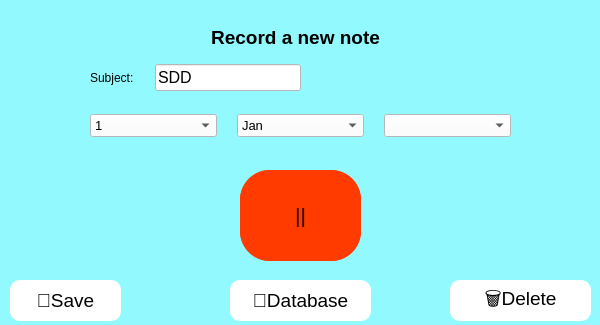
<?xml version="1.0" encoding="UTF-8"?>
<ui version="4.0">
 <class>MainWindow</class>
 <widget class="QMainWindow" name="MainWindow">
  <property name="geometry">
   <rect>
    <x>0</x>
    <y>0</y>
    <width>600</width>
    <height>325</height>
   </rect>
  </property>
  <property name="minimumSize">
   <size>
    <width>600</width>
    <height>325</height>
   </size>
  </property>
  <property name="maximumSize">
   <size>
    <width>600</width>
    <height>325</height>
   </size>
  </property>
  <property name="windowTitle">
   <string>MainWindow</string>
  </property>
  <property name="styleSheet">
   <string notr="true">background-color: rgb(146, 250, 255);</string>
  </property>
  <widget class="QWidget" name="centralwidget">
   <property name="minimumSize">
    <size>
     <width>600</width>
     <height>325</height>
    </size>
   </property>
   <property name="maximumSize">
    <size>
     <width>600</width>
     <height>325</height>
    </size>
   </property>
   <property name="mouseTracking">
    <bool>false</bool>
   </property>
   <property name="styleSheet">
    <string notr="true"/>
   </property>
   <widget class="QStackedWidget" name="stackedWidget">
    <property name="geometry">
     <rect>
      <x>0</x>
      <y>20</y>
      <width>600</width>
      <height>351</height>
     </rect>
    </property>
    <property name="minimumSize">
     <size>
      <width>600</width>
      <height>330</height>
     </size>
    </property>
    <property name="styleSheet">
     <string notr="true"/>
    </property>
    <property name="currentIndex">
     <number>0</number>
    </property>
    <widget class="QWidget" name="home_page">
     <widget class="QPushButton" name="rec_btn">
      <property name="geometry">
       <rect>
        <x>240</x>
        <y>150</y>
        <width>121</width>
        <height>91</height>
       </rect>
      </property>
      <property name="sizePolicy">
       <sizepolicy hsizetype="Expanding" vsizetype="Expanding">
        <horstretch>0</horstretch>
        <verstretch>0</verstretch>
       </sizepolicy>
      </property>
      <property name="font">
       <font>
        <pointsize>30</pointsize>
       </font>
      </property>
      <property name="styleSheet">
       <string notr="true">QPushButton {
	background-color: rgb(255, 59, 0);
	border-radius: 30px;
}

QPushButton:hover {
	background-color: rgb(210, 59, 0);
}

QPushButton:pressed {
	border: 2px black;
	border-style: inset;
}

</string>
      </property>
      <property name="text">
       <string>▶️</string>
      </property>
     </widget>
     <widget class="QPushButton" name="home_save_btn">
      <property name="geometry">
       <rect>
        <x>10</x>
        <y>260</y>
        <width>111</width>
        <height>41</height>
       </rect>
      </property>
      <property name="font">
       <font>
        <pointsize>14</pointsize>
       </font>
      </property>
      <property name="styleSheet">
       <string notr="true">QPushButton {
	border-radius: 10px;
	background-color: rgb(255, 255, 255);
}

QPushButton:pressed {
	border: 2px grey;
	border-style: inset;
}

QPushButton:hover {
	background-color: rgb(222, 222, 222);
}</string>
      </property>
      <property name="text">
       <string>📁Save</string>
      </property>
     </widget>
     <widget class="QLabel" name="home_title_lbl">
      <property name="geometry">
       <rect>
        <x>30</x>
        <y>0</y>
        <width>531</width>
        <height>34</height>
       </rect>
      </property>
      <property name="font">
       <font>
        <family>MS Shell Dlg 2</family>
        <pointsize>14</pointsize>
        <weight>75</weight>
        <bold>true</bold>
       </font>
      </property>
      <property name="text">
       <string>Record a new note</string>
      </property>
      <property name="alignment">
       <set>Qt::AlignCenter</set>
      </property>
     </widget>
     <widget class="QWidget" name="layoutWidget">
      <property name="geometry">
       <rect>
        <x>90</x>
        <y>90</y>
        <width>421</width>
        <height>31</height>
       </rect>
      </property>
      <layout class="QHBoxLayout" name="drop_down_hboxlayout">
       <property name="spacing">
        <number>20</number>
       </property>
       <property name="sizeConstraint">
        <enum>QLayout::SetMinimumSize</enum>
       </property>
       <property name="leftMargin">
        <number>0</number>
       </property>
       <item>
        <widget class="QComboBox" name="date_cbo">
         <property name="enabled">
          <bool>true</bool>
         </property>
         <property name="sizePolicy">
          <sizepolicy hsizetype="Preferred" vsizetype="Fixed">
           <horstretch>0</horstretch>
           <verstretch>0</verstretch>
          </sizepolicy>
         </property>
         <property name="font">
          <font>
           <pointsize>10</pointsize>
          </font>
         </property>
         <property name="styleSheet">
          <string notr="true">background-color: rgb(255, 255, 255);</string>
         </property>
         <item>
          <property name="text">
           <string>1</string>
          </property>
         </item>
         <item>
          <property name="text">
           <string>2</string>
          </property>
         </item>
         <item>
          <property name="text">
           <string>3</string>
          </property>
         </item>
         <item>
          <property name="text">
           <string>4</string>
          </property>
         </item>
         <item>
          <property name="text">
           <string>5</string>
          </property>
         </item>
         <item>
          <property name="text">
           <string>6</string>
          </property>
         </item>
         <item>
          <property name="text">
           <string>7</string>
          </property>
         </item>
         <item>
          <property name="text">
           <string>8</string>
          </property>
         </item>
         <item>
          <property name="text">
           <string>9</string>
          </property>
         </item>
         <item>
          <property name="text">
           <string>10</string>
          </property>
         </item>
         <item>
          <property name="text">
           <string>11</string>
          </property>
         </item>
         <item>
          <property name="text">
           <string>12</string>
          </property>
         </item>
         <item>
          <property name="text">
           <string>13</string>
          </property>
         </item>
         <item>
          <property name="text">
           <string>14</string>
          </property>
         </item>
         <item>
          <property name="text">
           <string>15</string>
          </property>
         </item>
         <item>
          <property name="text">
           <string>16</string>
          </property>
         </item>
         <item>
          <property name="text">
           <string>17</string>
          </property>
         </item>
         <item>
          <property name="text">
           <string>18</string>
          </property>
         </item>
         <item>
          <property name="text">
           <string>19</string>
          </property>
         </item>
         <item>
          <property name="text">
           <string>20</string>
          </property>
         </item>
         <item>
          <property name="text">
           <string>21</string>
          </property>
         </item>
         <item>
          <property name="text">
           <string>22</string>
          </property>
         </item>
         <item>
          <property name="text">
           <string>23</string>
          </property>
         </item>
         <item>
          <property name="text">
           <string>24</string>
          </property>
         </item>
         <item>
          <property name="text">
           <string>25</string>
          </property>
         </item>
         <item>
          <property name="text">
           <string>26</string>
          </property>
         </item>
         <item>
          <property name="text">
           <string>26</string>
          </property>
         </item>
         <item>
          <property name="text">
           <string>27</string>
          </property>
         </item>
         <item>
          <property name="text">
           <string>28</string>
          </property>
         </item>
         <item>
          <property name="text">
           <string>29</string>
          </property>
         </item>
         <item>
          <property name="text">
           <string>30</string>
          </property>
         </item>
         <item>
          <property name="text">
           <string>31</string>
          </property>
         </item>
        </widget>
       </item>
       <item>
        <widget class="QComboBox" name="month_cbo">
         <property name="sizePolicy">
          <sizepolicy hsizetype="Preferred" vsizetype="Fixed">
           <horstretch>0</horstretch>
           <verstretch>0</verstretch>
          </sizepolicy>
         </property>
         <property name="font">
          <font>
           <pointsize>10</pointsize>
          </font>
         </property>
         <property name="styleSheet">
          <string notr="true">background-color: rgb(255, 255, 255)</string>
         </property>
         <item>
          <property name="text">
           <string>Jan</string>
          </property>
         </item>
         <item>
          <property name="text">
           <string>Feb</string>
          </property>
         </item>
         <item>
          <property name="text">
           <string>Mar</string>
          </property>
         </item>
         <item>
          <property name="text">
           <string>Apr</string>
          </property>
         </item>
         <item>
          <property name="text">
           <string>May</string>
          </property>
         </item>
         <item>
          <property name="text">
           <string>Jun</string>
          </property>
         </item>
         <item>
          <property name="text">
           <string>Jul</string>
          </property>
         </item>
         <item>
          <property name="text">
           <string>Aug</string>
          </property>
         </item>
         <item>
          <property name="text">
           <string>Sep</string>
          </property>
         </item>
         <item>
          <property name="text">
           <string>Oct</string>
          </property>
         </item>
         <item>
          <property name="text">
           <string>Nov</string>
          </property>
         </item>
         <item>
          <property name="text">
           <string>Dec</string>
          </property>
         </item>
        </widget>
       </item>
       <item>
        <widget class="QComboBox" name="year_cbo">
         <property name="font">
          <font>
           <pointsize>10</pointsize>
          </font>
         </property>
         <property name="styleSheet">
          <string notr="true">background-color: rgb(255, 255, 255)</string>
         </property>
         <property name="currentIndex">
          <number>-1</number>
         </property>
        </widget>
       </item>
      </layout>
     </widget>
     <widget class="QWidget" name="layoutWidget">
      <property name="geometry">
       <rect>
        <x>90</x>
        <y>40</y>
        <width>211</width>
        <height>36</height>
       </rect>
      </property>
      <layout class="QHBoxLayout" name="name__hboxlayout">
       <property name="spacing">
        <number>21</number>
       </property>
       <item>
        <widget class="QLabel" name="subject_lbl">
         <property name="text">
          <string>Subject:</string>
         </property>
        </widget>
       </item>
       <item>
        <widget class="QLineEdit" name="subject_txt">
         <property name="font">
          <font>
           <pointsize>12</pointsize>
          </font>
         </property>
         <property name="styleSheet">
          <string notr="true">QLineEdit {
	background-color: rgb(255, 255, 255);
}

QLineEdit:focus {
	border: 1px solid blue;
	
}</string>
         </property>
         <property name="text">
          <string>SDD</string>
         </property>
        </widget>
       </item>
      </layout>
     </widget>
     <widget class="QPushButton" name="home_delete_btn">
      <property name="geometry">
       <rect>
        <x>450</x>
        <y>260</y>
        <width>141</width>
        <height>41</height>
       </rect>
      </property>
      <property name="font">
       <font>
        <pointsize>14</pointsize>
       </font>
      </property>
      <property name="styleSheet">
       <string notr="true">QPushButton {
	border-radius: 10px;
	background-color: rgb(255, 255, 255);
}

QPushButton:pressed {
	border: 2px grey;
	border-style: inset;
}

QPushButton:hover {
	background-color: rgb(222, 222, 222);
}</string>
      </property>
      <property name="text">
       <string>🗑️Delete</string>
      </property>
     </widget>
     <widget class="QPushButton" name="home_db_btn">
      <property name="geometry">
       <rect>
        <x>230</x>
        <y>260</y>
        <width>141</width>
        <height>41</height>
       </rect>
      </property>
      <property name="font">
       <font>
        <pointsize>14</pointsize>
       </font>
      </property>
      <property name="styleSheet">
       <string notr="true">QPushButton {
	border-radius: 10px;
	background-color: rgb(255, 255, 255);
}

QPushButton:pressed {
	border: 2px grey;
	border-style: inset;
}

QPushButton:hover {
	background-color: rgb(222, 222, 222);
}</string>
      </property>
      <property name="text">
       <string>🔎Database</string>
      </property>
     </widget>
     <widget class="QPushButton" name="rec_pause_btn">
      <property name="geometry">
       <rect>
        <x>240</x>
        <y>150</y>
        <width>121</width>
        <height>91</height>
       </rect>
      </property>
      <property name="sizePolicy">
       <sizepolicy hsizetype="Expanding" vsizetype="Expanding">
        <horstretch>0</horstretch>
        <verstretch>0</verstretch>
       </sizepolicy>
      </property>
      <property name="font">
       <font>
        <pointsize>16</pointsize>
       </font>
      </property>
      <property name="styleSheet">
       <string notr="true">QPushButton {
	background-color: rgb(255, 59, 0);
	border-radius: 30px;
}

QPushButton:hover {
	background-color: rgb(210, 59, 0);
}

QPushButton:pressed {
	border: 2px black;
	border-style: inset;
}

</string>
      </property>
      <property name="text">
       <string>||</string>
      </property>
     </widget>
    </widget>
    <widget class="QWidget" name="db_page">
     <widget class="QPushButton" name="db_search_btn">
      <property name="geometry">
       <rect>
        <x>460</x>
        <y>50</y>
        <width>111</width>
        <height>31</height>
       </rect>
      </property>
      <property name="font">
       <font>
        <pointsize>14</pointsize>
       </font>
      </property>
      <property name="styleSheet">
       <string notr="true">QPushButton {
	border-radius: 10px;
	background-color: rgb(255, 255, 255);
}

QPushButton:pressed {
	border: 2px grey;
	border-style: inset;
}

QPushButton:hover {
	background-color: rgb(222, 222, 222);
}</string>
      </property>
      <property name="text">
       <string>🔎Search</string>
      </property>
     </widget>
     <widget class="QPushButton" name="db_delete_btn">
      <property name="geometry">
       <rect>
        <x>450</x>
        <y>260</y>
        <width>131</width>
        <height>41</height>
       </rect>
      </property>
      <property name="font">
       <font>
        <pointsize>14</pointsize>
       </font>
      </property>
      <property name="styleSheet">
       <string notr="true">QPushButton {
	border-radius: 10px;
	background-color: rgb(255, 255, 255);
}

QPushButton:pressed {
	border: 2px grey;
	border-style: inset;
}

QPushButton:hover {
	background-color: rgb(222, 222, 222);
}</string>
      </property>
      <property name="text">
       <string>🗑️Delete</string>
      </property>
     </widget>
     <widget class="QTableWidget" name="db_tbl_widget">
      <property name="geometry">
       <rect>
        <x>10</x>
        <y>90</y>
        <width>571</width>
        <height>161</height>
       </rect>
      </property>
      <property name="sizePolicy">
       <sizepolicy hsizetype="Expanding" vsizetype="Expanding">
        <horstretch>0</horstretch>
        <verstretch>0</verstretch>
       </sizepolicy>
      </property>
      <property name="styleSheet">
       <string notr="true">background-color: rgb(255, 255, 255)</string>
      </property>
      <property name="verticalScrollBarPolicy">
       <enum>Qt::ScrollBarAlwaysOn</enum>
      </property>
      <property name="horizontalScrollBarPolicy">
       <enum>Qt::ScrollBarAlwaysOff</enum>
      </property>
      <property name="columnCount">
       <number>5</number>
      </property>
      <attribute name="horizontalHeaderDefaultSectionSize">
       <number>110</number>
      </attribute>
      <attribute name="horizontalHeaderMinimumSectionSize">
       <number>48</number>
      </attribute>
      <column>
       <property name="text">
        <string>Subject</string>
       </property>
       <property name="font">
        <font>
         <weight>75</weight>
         <bold>true</bold>
        </font>
       </property>
      </column>
      <column>
       <property name="text">
        <string>Date</string>
       </property>
       <property name="font">
        <font>
         <weight>75</weight>
         <bold>true</bold>
        </font>
       </property>
      </column>
      <column>
       <property name="text">
        <string>Month</string>
       </property>
       <property name="font">
        <font>
         <weight>75</weight>
         <bold>true</bold>
        </font>
       </property>
      </column>
      <column>
       <property name="text">
        <string>Year</string>
       </property>
       <property name="font">
        <font>
         <weight>75</weight>
         <bold>true</bold>
        </font>
       </property>
      </column>
      <column>
       <property name="text">
        <string>Time</string>
       </property>
       <property name="font">
        <font>
         <weight>75</weight>
         <bold>true</bold>
        </font>
       </property>
      </column>
     </widget>
     <widget class="QPushButton" name="db_back_btn">
      <property name="geometry">
       <rect>
        <x>20</x>
        <y>260</y>
        <width>141</width>
        <height>41</height>
       </rect>
      </property>
      <property name="font">
       <font>
        <pointsize>14</pointsize>
       </font>
      </property>
      <property name="styleSheet">
       <string notr="true">QPushButton {
	border-radius: 10px;
	background-color: rgb(255, 255, 255);
}

QPushButton:pressed {
	border: 2px grey;
	border-style: inset;
}

QPushButton:hover {
	background-color: rgb(222, 222, 222);
}</string>
      </property>
      <property name="text">
       <string>⬅Back</string>
      </property>
     </widget>
     <widget class="QLabel" name="db_title_lbl">
      <property name="geometry">
       <rect>
        <x>200</x>
        <y>0</y>
        <width>211</width>
        <height>21</height>
       </rect>
      </property>
      <property name="font">
       <font>
        <pointsize>14</pointsize>
        <weight>75</weight>
        <bold>true</bold>
       </font>
      </property>
      <property name="text">
       <string>Search for a note</string>
      </property>
     </widget>
     <widget class="QWidget" name="layoutWidget">
      <property name="geometry">
       <rect>
        <x>140</x>
        <y>45</y>
        <width>311</width>
        <height>41</height>
       </rect>
      </property>
      <layout class="QHBoxLayout" name="db_drop_down_hboxlayout">
       <property name="spacing">
        <number>20</number>
       </property>
       <property name="sizeConstraint">
        <enum>QLayout::SetMinimumSize</enum>
       </property>
       <property name="leftMargin">
        <number>0</number>
       </property>
       <item>
        <widget class="QComboBox" name="db_date_cbo">
         <property name="enabled">
          <bool>true</bool>
         </property>
         <property name="sizePolicy">
          <sizepolicy hsizetype="Preferred" vsizetype="Fixed">
           <horstretch>0</horstretch>
           <verstretch>0</verstretch>
          </sizepolicy>
         </property>
         <property name="font">
          <font>
           <pointsize>10</pointsize>
          </font>
         </property>
         <property name="styleSheet">
          <string notr="true">background-color: rgb(255, 255, 255)</string>
         </property>
         <item>
          <property name="text">
           <string/>
          </property>
         </item>
         <item>
          <property name="text">
           <string>1</string>
          </property>
         </item>
         <item>
          <property name="text">
           <string>2</string>
          </property>
         </item>
         <item>
          <property name="text">
           <string>3</string>
          </property>
         </item>
         <item>
          <property name="text">
           <string>4</string>
          </property>
         </item>
         <item>
          <property name="text">
           <string>5</string>
          </property>
         </item>
         <item>
          <property name="text">
           <string>6</string>
          </property>
         </item>
         <item>
          <property name="text">
           <string>7</string>
          </property>
         </item>
         <item>
          <property name="text">
           <string>8</string>
          </property>
         </item>
         <item>
          <property name="text">
           <string>9</string>
          </property>
         </item>
         <item>
          <property name="text">
           <string>10</string>
          </property>
         </item>
         <item>
          <property name="text">
           <string>11</string>
          </property>
         </item>
         <item>
          <property name="text">
           <string>12</string>
          </property>
         </item>
         <item>
          <property name="text">
           <string>13</string>
          </property>
         </item>
         <item>
          <property name="text">
           <string>14</string>
          </property>
         </item>
         <item>
          <property name="text">
           <string>15</string>
          </property>
         </item>
         <item>
          <property name="text">
           <string>16</string>
          </property>
         </item>
         <item>
          <property name="text">
           <string>17</string>
          </property>
         </item>
         <item>
          <property name="text">
           <string>18</string>
          </property>
         </item>
         <item>
          <property name="text">
           <string>19</string>
          </property>
         </item>
         <item>
          <property name="text">
           <string>20</string>
          </property>
         </item>
         <item>
          <property name="text">
           <string>21</string>
          </property>
         </item>
         <item>
          <property name="text">
           <string>22</string>
          </property>
         </item>
         <item>
          <property name="text">
           <string>23</string>
          </property>
         </item>
         <item>
          <property name="text">
           <string>24</string>
          </property>
         </item>
         <item>
          <property name="text">
           <string>25</string>
          </property>
         </item>
         <item>
          <property name="text">
           <string>26</string>
          </property>
         </item>
         <item>
          <property name="text">
           <string>27</string>
          </property>
         </item>
         <item>
          <property name="text">
           <string>28</string>
          </property>
         </item>
         <item>
          <property name="text">
           <string>29</string>
          </property>
         </item>
         <item>
          <property name="text">
           <string>30</string>
          </property>
         </item>
         <item>
          <property name="text">
           <string>31</string>
          </property>
         </item>
        </widget>
       </item>
       <item>
        <widget class="QComboBox" name="db_month_cbo">
         <property name="sizePolicy">
          <sizepolicy hsizetype="Preferred" vsizetype="Fixed">
           <horstretch>0</horstretch>
           <verstretch>0</verstretch>
          </sizepolicy>
         </property>
         <property name="font">
          <font>
           <pointsize>10</pointsize>
          </font>
         </property>
         <property name="styleSheet">
          <string notr="true">background-color: rgb(255, 255, 255)</string>
         </property>
         <item>
          <property name="text">
           <string/>
          </property>
         </item>
         <item>
          <property name="text">
           <string>Jan</string>
          </property>
         </item>
         <item>
          <property name="text">
           <string>Feb</string>
          </property>
         </item>
         <item>
          <property name="text">
           <string>Mar</string>
          </property>
         </item>
         <item>
          <property name="text">
           <string>Apr</string>
          </property>
         </item>
         <item>
          <property name="text">
           <string>May</string>
          </property>
         </item>
         <item>
          <property name="text">
           <string>Jun</string>
          </property>
         </item>
         <item>
          <property name="text">
           <string>Jul</string>
          </property>
         </item>
         <item>
          <property name="text">
           <string>Aug</string>
          </property>
         </item>
         <item>
          <property name="text">
           <string>Sep</string>
          </property>
         </item>
         <item>
          <property name="text">
           <string>Oct</string>
          </property>
         </item>
         <item>
          <property name="text">
           <string>Nov</string>
          </property>
         </item>
         <item>
          <property name="text">
           <string>Dec</string>
          </property>
         </item>
        </widget>
       </item>
       <item>
        <widget class="QComboBox" name="db_year_cbo">
         <property name="font">
          <font>
           <pointsize>10</pointsize>
          </font>
         </property>
         <property name="styleSheet">
          <string notr="true">background-color: rgb(255, 255, 255)</string>
         </property>
         <item>
          <property name="text">
           <string/>
          </property>
         </item>
        </widget>
       </item>
      </layout>
     </widget>
     <widget class="QLineEdit" name="db_search_txt">
      <property name="geometry">
       <rect>
        <x>10</x>
        <y>50</y>
        <width>111</width>
        <height>34</height>
       </rect>
      </property>
      <property name="font">
       <font>
        <family>Comic Sans MS</family>
        <pointsize>12</pointsize>
       </font>
      </property>
      <property name="styleSheet">
       <string notr="true">QLineEdit {
	background-color: rgb(255, 255, 255);
}

QLineEdit:focus {
	border: 1px solid blue;
	
}</string>
      </property>
      <property name="text">
       <string/>
      </property>
     </widget>
     <widget class="QPushButton" name="db_select_btn">
      <property name="geometry">
       <rect>
        <x>230</x>
        <y>260</y>
        <width>131</width>
        <height>41</height>
       </rect>
      </property>
      <property name="font">
       <font>
        <pointsize>14</pointsize>
       </font>
      </property>
      <property name="styleSheet">
       <string notr="true">QPushButton {
	border-radius: 10px;
	background-color: rgb(255, 255, 255);
}

QPushButton:pressed {
	border: 2px grey;
	border-style: inset;
}

QPushButton:hover {
	background-color: rgb(222, 222, 222);
}</string>
      </property>
      <property name="text">
       <string>Select</string>
      </property>
     </widget>
    </widget>
    <widget class="QWidget" name="note_page">
     <widget class="QTextEdit" name="trans_txt">
      <property name="geometry">
       <rect>
        <x>50</x>
        <y>60</y>
        <width>511</width>
        <height>171</height>
       </rect>
      </property>
      <property name="font">
       <font>
        <family>Comic Sans MS</family>
        <pointsize>10</pointsize>
       </font>
      </property>
      <property name="styleSheet">
       <string notr="true">background-color: rgb(255, 255, 255)</string>
      </property>
      <property name="html">
       <string>&lt;!DOCTYPE HTML PUBLIC &quot;-//W3C//DTD HTML 4.0//EN&quot; &quot;http://www.w3.org/TR/REC-html40/strict.dtd&quot;&gt;
&lt;html&gt;&lt;head&gt;&lt;meta name=&quot;qrichtext&quot; content=&quot;1&quot; /&gt;&lt;style type=&quot;text/css&quot;&gt;
p, li { white-space: pre-wrap; }
&lt;/style&gt;&lt;/head&gt;&lt;body style=&quot; font-family:'Comic Sans MS'; font-size:10pt; font-weight:400; font-style:normal;&quot;&gt;
&lt;p style=&quot; margin-top:0px; margin-bottom:0px; margin-left:0px; margin-right:0px; -qt-block-indent:0; text-indent:0px;&quot;&gt;&lt;a name=&quot;docs-internal-guid-7b7bfebb-7fff-5092-a033-c7d0c68be7b2&quot;&gt;&lt;/a&gt;&lt;span style=&quot; font-family:'Arial'; font-size:11pt; color:#000000; background-color:transparent;&quot;&gt;A&lt;/span&gt;&lt;span style=&quot; font-family:'Arial'; font-size:11pt; color:#000000; background-color:transparent;&quot;&gt; core functionality of the software will be its ability to attempt and transcribe the student’s recordings into written text through the use of the SpeechRecognition python library when retrieving and viewing a recording from the database.&lt;/span&gt;&lt;/p&gt;
&lt;p style=&quot; margin-top:0px; margin-bottom:0px; margin-left:0px; margin-right:0px; -qt-block-indent:0; text-indent:0px;&quot;&gt;&lt;a name=&quot;docs-internal-guid-7b7bfebb-7fff-5092-a033-c7d0c68be7b2&quot;&gt;&lt;/a&gt;&lt;span style=&quot; font-family:'Arial'; font-size:11pt; color:#000000; background-color:transparent;&quot;&gt;A&lt;/span&gt;&lt;span style=&quot; font-family:'Arial'; font-size:11pt; color:#000000; background-color:transparent;&quot;&gt; core functionality of the software will be its ability to attempt and transcribe the student’s recordings into written text through the use of the SpeechRecognition python library when retrieving and viewing a recording from the database.&lt;/span&gt;&lt;/p&gt;
&lt;p style=&quot; margin-top:0px; margin-bottom:0px; margin-left:0px; margin-right:0px; -qt-block-indent:0; text-indent:0px;&quot;&gt;&lt;a name=&quot;docs-internal-guid-7b7bfebb-7fff-5092-a033-c7d0c68be7b2&quot;&gt;&lt;/a&gt;&lt;span style=&quot; font-family:'Arial'; font-size:11pt; color:#000000; background-color:transparent;&quot;&gt;A&lt;/span&gt;&lt;span style=&quot; font-family:'Arial'; font-size:11pt; color:#000000; background-color:transparent;&quot;&gt; core functionality of the software will be its ability to attempt and transcribe the student’s recordings into written text through the use of the SpeechRecognition python library when retrieving and viewing a recording from the database.&lt;/span&gt;&lt;/p&gt;
&lt;p style=&quot; margin-top:0px; margin-bottom:0px; margin-left:0px; margin-right:0px; -qt-block-indent:0; text-indent:0px;&quot;&gt;&lt;a name=&quot;docs-internal-guid-7b7bfebb-7fff-5092-a033-c7d0c68be7b2&quot;&gt;&lt;/a&gt;&lt;span style=&quot; font-family:'Arial'; font-size:11pt; color:#000000; background-color:transparent;&quot;&gt;A&lt;/span&gt;&lt;span style=&quot; font-family:'Arial'; font-size:11pt; color:#000000; background-color:transparent;&quot;&gt; core functionality of the software will be its ability to attempt and transcribe the student’s recordings into written text through the use of the SpeechRecognition python library when retrieving and viewing a recording from the database.&lt;/span&gt;&lt;/p&gt;&lt;/body&gt;&lt;/html&gt;</string>
      </property>
     </widget>
     <widget class="QLabel" name="trans_lbl">
      <property name="geometry">
       <rect>
        <x>50</x>
        <y>40</y>
        <width>231</width>
        <height>16</height>
       </rect>
      </property>
      <property name="font">
       <font>
        <pointsize>10</pointsize>
       </font>
      </property>
      <property name="text">
       <string>Attempted Transcription:</string>
      </property>
     </widget>
     <widget class="QPushButton" name="note_play_btn">
      <property name="geometry">
       <rect>
        <x>190</x>
        <y>250</y>
        <width>101</width>
        <height>51</height>
       </rect>
      </property>
      <property name="font">
       <font>
        <pointsize>22</pointsize>
       </font>
      </property>
      <property name="styleSheet">
       <string notr="true">QPushButton {
	border-radius: 10px;
	background-color: rgb(255, 255, 255);
}

QPushButton:pressed {
	border: 2px grey;
	border-style: inset;
}

QPushButton:hover {
	background-color: rgb(222, 222, 222);
}
&lt;?xml version=&quot;1.0&quot; encoding=&quot;UTF-8&quot;?&gt;
&lt;ui version=&quot;4.0&quot;&gt;
 &lt;widget name=&quot;__qt_fake_top_level&quot;&gt;
  &lt;widget class=&quot;QPushButton&quot; name=&quot;note_play_btn&quot;&gt;
   &lt;property name=&quot;geometry&quot;&gt;
    &lt;rect&gt;
     &lt;x&gt;230&lt;/x&gt;
     &lt;y&gt;260&lt;/y&gt;
     &lt;width&gt;141&lt;/width&gt;
     &lt;height&gt;41&lt;/height&gt;
    &lt;/rect&gt;
   &lt;/property&gt;
   &lt;property name=&quot;font&quot;&gt;
    &lt;font&gt;
     &lt;pointsize&gt;14&lt;/pointsize&gt;
    &lt;/font&gt;
   &lt;/property&gt;
   &lt;property name=&quot;styleSheet&quot;&gt;
    &lt;string notr=&quot;true&quot;&gt;QPushButton {
	border-radius: 10px;
	background-color: rgb(255, 255, 255);
}

QPushButton:pressed {
	border: 2px grey;
	border-style: inset;
}

QPushButton:hover {
	background-color: rgb(222, 222, 222);
}

QPushButton:checked {
	background-color: rgb(255, 0, 0);
}&lt;/string&gt;
   &lt;/property&gt;
   &lt;property name=&quot;text&quot;&gt;
    &lt;string&gt;Play&lt;/string&gt;
   &lt;/property&gt;
   &lt;property name=&quot;checkable&quot;&gt;
    &lt;bool&gt;true&lt;/bool&gt;
   &lt;/property&gt;
  &lt;/widget&gt;
 &lt;/widget&gt;
 &lt;resources/&gt;
&lt;/ui&gt;
</string>
      </property>
      <property name="text">
       <string>▶️</string>
      </property>
      <property name="checkable">
       <bool>false</bool>
      </property>
     </widget>
     <widget class="QPushButton" name="note_back_btn">
      <property name="geometry">
       <rect>
        <x>10</x>
        <y>260</y>
        <width>141</width>
        <height>41</height>
       </rect>
      </property>
      <property name="font">
       <font>
        <pointsize>14</pointsize>
       </font>
      </property>
      <property name="styleSheet">
       <string notr="true">QPushButton {
	border-radius: 10px;
	background-color: rgb(255, 255, 255);
}

QPushButton:pressed {
	border: 2px grey;
	border-style: inset;
}

QPushButton:hover {
	background-color: rgb(222, 222, 222);
}</string>
      </property>
      <property name="text">
       <string>⬅Back</string>
      </property>
     </widget>
     <widget class="QPushButton" name="note_delete_btn">
      <property name="geometry">
       <rect>
        <x>450</x>
        <y>260</y>
        <width>141</width>
        <height>41</height>
       </rect>
      </property>
      <property name="font">
       <font>
        <pointsize>14</pointsize>
       </font>
      </property>
      <property name="styleSheet">
       <string notr="true">QPushButton {
	border-radius: 10px;
	background-color: rgb(255, 255, 255);
}

QPushButton:pressed {
	border: 2px grey;
	border-style: inset;
}

QPushButton:hover {
	background-color: rgb(222, 222, 222);
}</string>
      </property>
      <property name="text">
       <string>🗑️Delete</string>
      </property>
     </widget>
     <widget class="QPushButton" name="note_pause_btn">
      <property name="geometry">
       <rect>
        <x>320</x>
        <y>250</y>
        <width>101</width>
        <height>51</height>
       </rect>
      </property>
      <property name="font">
       <font>
        <pointsize>14</pointsize>
       </font>
      </property>
      <property name="styleSheet">
       <string notr="true">QPushButton {
	border-radius: 10px;
	background-color: rgb(255, 255, 255);
}

QPushButton:pressed {
	border: 2px grey;
	border-style: inset;
}

QPushButton:hover {
	background-color: rgb(222, 222, 222);
}

QPushButton:checked {
	background-color: rgb(198, 198, 198);
}</string>
      </property>
      <property name="text">
       <string>||</string>
      </property>
      <property name="checkable">
       <bool>true</bool>
      </property>
     </widget>
     <widget class="QLabel" name="name_of_file_lbl">
      <property name="geometry">
       <rect>
        <x>50</x>
        <y>0</y>
        <width>511</width>
        <height>31</height>
       </rect>
      </property>
      <property name="font">
       <font>
        <pointsize>14</pointsize>
        <weight>75</weight>
        <bold>true</bold>
       </font>
      </property>
      <property name="text">
       <string>Name of file</string>
      </property>
      <property name="alignment">
       <set>Qt::AlignCenter</set>
      </property>
     </widget>
    </widget>
   </widget>
  </widget>
 </widget>
 <resources/>
 <connections/>
</ui>
